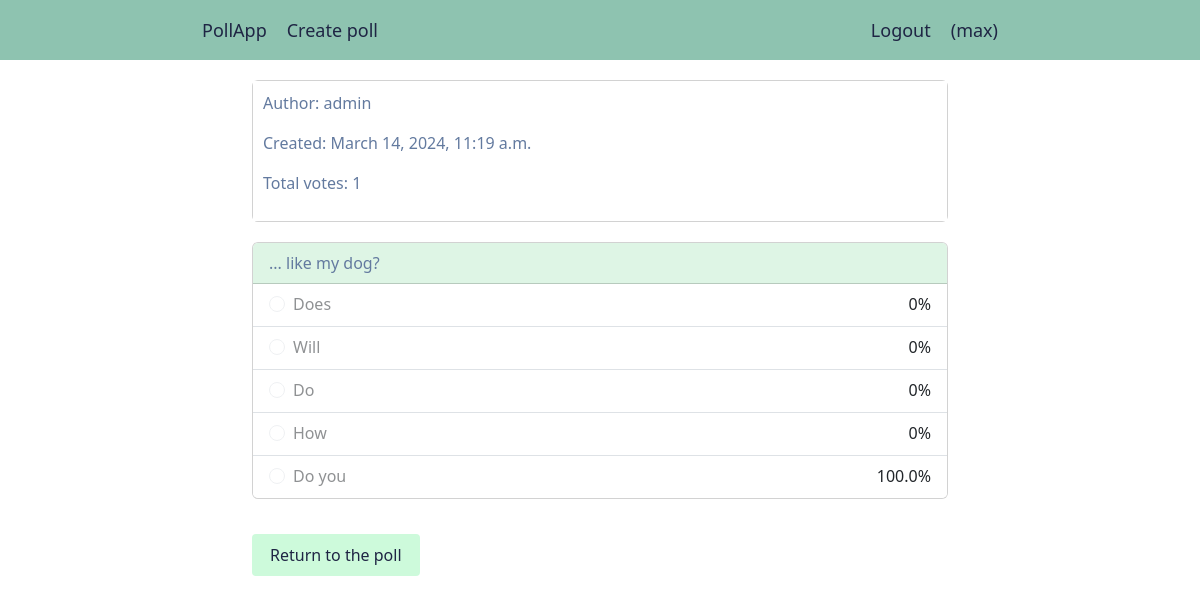
/poll/detail/12/result/ (signed in), run on the app's committed database.
### users/models.py (models this page shows, shortened)
class CustomUser(AbstractUser):
    selected_choices = models.ManyToManyField(Choice, related_name='users')
    def get_selected_choice(
        self, queryset: models.QuerySet
    ) -> Optional[Choice]:
        selected_choice = self.selected_choices.filter(
            id__in=queryset.values('id')
        ).first()
        return selected_choice

### poll/models.py (models this page shows, shortened)
class Poll(models.Model):
    owner = models.ForeignKey(
        settings.AUTH_USER_MODEL, on_delete=models.CASCADE
    )
    votes = models.PositiveIntegerField(default=0)
    title = models.CharField(max_length=300, blank=False)
    description = models.TextField(blank=True)
    created = models.DateTimeField(auto_now_add=True)
    class Meta:
        ordering = ['-created']
    def get_result(self) -> dict['Choice', float]:
        result = {}
        choices = self.choices.all()
        for choice in choices:
            if not choice.votes or not self.votes:
                result[choice] = 0
            else:
                result[choice] = round((choice.votes / self.votes) * 100, 2)
        return result

class Choice(models.Model):
    poll = models.ForeignKey(
        Poll, on_delete=models.CASCADE, related_name='choices'
    )
    choice = models.CharField(max_length=200)
    votes = models.PositiveIntegerField(default=0)

### poll/views.py (the view)
# urls.py: path('detail/<pk>/result/', views.PollResultView.as_view(), name='result'),
class PollResultView(TemplateResponseMixin, View):
    template_name = 'polls/result.html'
    poll = None
    def dispatch(self, request, *args, **kwargs):
        self.poll = self.get_object(kwargs.get('pk'))
        return super().dispatch(request, *args, **kwargs)
    def get_object(self, pk: int) -> None:
        return Poll.objects.select_related('owner').get(id=pk)
    def get_selected_choice(self, user, queryset):
        return user.get_selected_choice(queryset)
    def get(self, request, pk):
        selected_choice = self.get_selected_choice(
            request.user, self.poll.choices.all()
        )
        context = {
            'poll': self.poll,
            'result': self.poll.get_result(),
            'selected_choice': selected_choice,
        }
        return self.render_to_response(context)

### poll/templates/polls/result.html (shortened to what this page needs)
{% extends "base.html" %}
{% block content %}
	<div class="card">
  	<div class="card-body card-info">
    	<p>Author: {{ poll.owner }}</p>
    	<p>Created: {{ poll.created }}</p>
    	<p>Total votes: {{ poll.votes }}</p>
  	</div>
	</div>
	<div class="card">
		<div class="card-header">
	  	{{ poll.title }}
		</div>
	    <ul class="list-group list-group-flush">
		    {% for choice, value in result.items %}
				  <li class="list-group-item">
				    <div class="form-check form-check-inline">
			  			<input class="form-check-input" type="radio" name="choices" id="{{ choice.id }}" value="{{ choice.id }}"
			  			{% if selected_choice.id == choice.id %}checked disabled{% else %}disabled{% endif %}>
			  			<label class="form-check-label" for="{{ choice.id }}">
			  				{{ choice.choice }}
			  			</label>
						</div>
						{{ value }}%
					</li>
		    {% endfor %}
		  </ul>
	</div>
	<a href="{% url 'poll:detail' poll.id %}" class="btn btn-mint">Return to the poll</a>
{% endblock %}

### poll/templates/base.html (shortened to what this page needs)
{% load django_bootstrap5 %}
{% load static %}
<!DOCTYPE html>
<html>
<head>
	{% bootstrap_css %}
	<link rel="stylesheet" type="text/css" href="{% static 'css/base.css' %}">
</head>
<body>
	<ul class="nav-bar">
		<a href="{% url 'poll:list' %}" class="nav-item">PollApp</a>
		{% if request.user.is_authenticated %}
			<a href="{% url 'poll:create' %}" class="nav-item">Create poll</a>
			<a href="{% url 'users:logout' %}" class="nav-auth">Logout</a>
			<li class="nav-item">({{ request.user.username }})</li>
		{% else %}
			<a href="{% url 'users:login' %}" class="nav-auth">Login</a>
			<a href="{% url 'users:registration' %}" class="nav-auth">Registration</a>
		{% endif %}
	</ul>
	<div class="container">
		{% block content %}
		{% endblock %}
	</div>
</body>
</html>

### poll/static/css/base.css (style rules this page uses)
.nav-bar { background-color: #8EC3B0; width: 100%; height: 60px; margin-bottom: 20px; padding-left: 16%; padding-right: 16%; list-style: none; display: flex; justify-content: space-between; align-items: center; }
.nav-item, .nav-auth { text-decoration: none; font-size: 18px; font-weight: 500; color: #1F2544; padding: 0 10px; white-space: nowrap; text-overflow: ellipsis; }
.nav-auth { margin-left: auto; }
.container { max-width: 60%; }
.card { color: #1F2544; margin-bottom: 20px; }
.card-header { background-color: #DEF5E5; color: #637A9F !important; }
.card-body { background-color: #BCEAD5; color: #637A9F !important; }
.btn-mint { display: inline-block; background-color: #CDFADB; color: #1F2544; padding: 8px 17px 8px 17px; border-radius: .25rem; margin: 15px 10px 15px 0px; }
.card-info { background-color: #ffff; padding: 10px; }
.list-group-item { display: flex; justify-content: space-between; }

### data on the page
CustomUser: user.username "max"
Poll: owner "admin", created "March 14, 2024, 11:19 a.m.", votes "1", title "... like my dog?"
Choice: choices "☐ Does", choice "Does", votes "0"
Choice: choices "☐ Will", choice "Will", votes "0"
Choice: choices "☐ Do", choice "Do", votes "0"
Choice: choices "☐ How", choice "How", votes "0"
Choice: choices "☐ Do you", choice "Do you", value "100.0"
